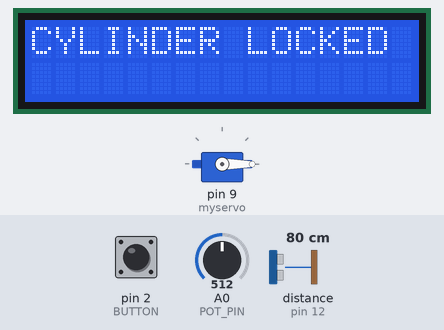
The sketch below on a simulated Arduino Uno, built with avr-gcc and run on an emulated ATmega328P. Shown: servo, 16×2 character LCD. The test bench sets the inputs (shaded band); at power-on: pin 2 (BUTTON) LOW, A0 (POT_PIN) = 512, distance to the obstacle (sensor on pin 12) 80 cm. The echo pulse lasts 58.3 µs per cm.

Above: at 9.2 s.
9.3 s: pin 2 (BUTTON) pulled HIGH for 3 s
At 10.9 s:
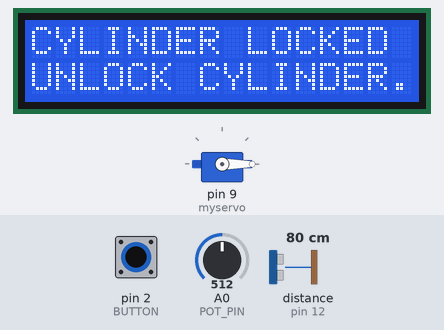
At 12.5 s:
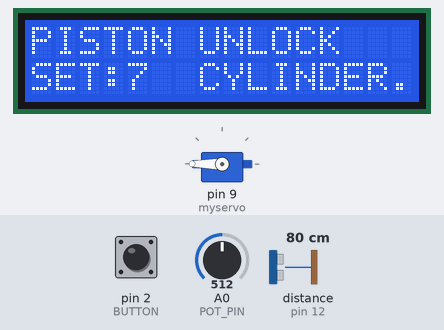
Timing chart, 0 to 14.0 s (numbered marks = the images above; inputs shaded):
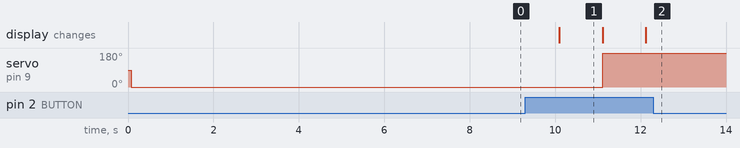

The sketch:

COMPILED.ino
```cpp
#include <Servo.h>

#include <Wire.h>
#include <LiquidCrystal_I2C.h>
#include <NewPing.h>
#define TRIGGER_PIN  11
#define ECHO_PIN     12
#define POT_PIN      A0
#define MAX_DISTANCE 20
#define D1           3
#define D2           4

int distancei,distancer,run_value;
int operate = 0;

NewPing sonar(TRIGGER_PIN, ECHO_PIN, MAX_DISTANCE);
LiquidCrystal_I2C lcd(0x27, 16, 2);
Servo myservo;

void setup() {
  myservo.attach(9);
  Serial.begin(9600);
  lcd.init();
  lcd.backlight();
  lcd.clear();
}
//
void loop() {
    if(digitalRead(2)==HIGH){                       // CODE TO LOWER THE JACK WHEN BUTTON ATTACHED AT BUTTON 2 IS PRESSED
    myservo.write(180);
//    delay(5000);
    lcd.setCursor(0,0);
    lcd.print("PISTON UNLOCK  ");
    operate=1;
    delay(1000);
    }

    if(digitalRead(2)==LOW){                       // CODE TO LOWER THE JACK WHEN BUTTON ATTACHED AT BUTTON 2 IS PRESSED
    myservo.write(0);
//    delay(5000);
    lcd.setCursor(0,0);
    lcd.print("CYLINDER LOCKED");
    delay(10000);
    operate=0;
    }

    if(operate == 1){
    for(int i=0;i<10;i++){
    distancei = analogRead(POT_PIN);
    run_value = map(distancei, 0, 1023, 0, 15);
    lcd.setCursor(0,1);
    lcd.print("SET:  ");
    lcd.setCursor(4,1);
    lcd.print(run_value);
    delay(200);
    }
    distancer = sonar.ping_cm();
    lcd.setCursor(7,1);
    lcd.print("PAST=   ");
    lcd.setCursor(13,1);
    lcd.print(distancer);

    if(distancer < run_value){
    while(distancer < run_value){
      lcd.setCursor(0,0);
      lcd.print("RAISING        ");
      digitalWrite(D1, HIGH);
      digitalWrite(D2, HIGH);
      distancer = sonar.ping_cm();
      distancei = analogRead(POT_PIN);
      run_value = map(distancei, 0, 1023, 0, 16);
      lcd.setCursor(0,1);
      lcd.print("SET:  ");
      lcd.setCursor(4,1);
      lcd.print(run_value);
    }
      };
    if(distancer > run_value){
      lcd.setCursor(0,0);
      lcd.print("RAISED         ");
      digitalWrite(D1, LOW);
      digitalWrite(D2, LOW);
      delay(1000);
      };
    }else{
      lcd.setCursor(0,1);
      lcd.print("UNLOCK CYLINDER..");
      delay(1000);
      };
}
```

Measured:
- after the input at 9.3 s, servo on pin 9 (myservo): 0° → 180° after 1.8 s; the display: first differs from a run without the input after 1.8 s (image 2 shows a later state)
- what the display in image 1 shows lasts 1.0 s, from 10.1 s to 11.1 s
